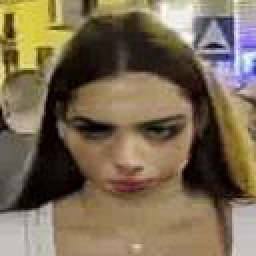
#> input picture ciagan/test_anonymized/000000.jpg, 128 x 128 px (shown 2 times larger)
$ python -i face_count_classifier_opencv.py   (imports and definitions only)
#> lines starting #> are read from the running program, lines starting #| are printed output that depends on the picture
#!/usr/bin/env python3
# -*- coding: utf-8 -*-
"""
人脸数量分类器 - 使用OpenCV Haar级联分类器进行人脸检测
        try:
            # 转换为灰度图
            gray = cv2.cvtColor(image, cv2.COLOR_BGR2GRAY)

            # 检测人脸
            if self.face_cascade is not None:
                faces = self.face_cascade.detectMultiScale(
                    gray,
                    scaleFactor=self.scale_factor,
                    minNeighbors=self.min_neighbors,
                    minSize=self.min_size
                )
            else:
                logger.error("人脸检测器未初始化")
                return 0图片分类到不同文件夹
"""

import os
import shutil
import cv2
from pathlib import Path
import argparse
from typing import List, Tuple, Optional
import logging
import numpy as np

# 配置日志
# [8 lines not run here, left out]
logger = logging.getLogger(__name__)


class FaceCountClassifierOpenCV:
    """使用OpenCV进行人脸检测和分类的类"""

    def __init__(self, cascade_path: Optional[str] = None, scale_factor: float = 1.1,
                 min_neighbors: int = 5, min_size: Tuple[int, int] = (30, 30)):
        """
        初始化分类器

        Args:
            cascade_path: Haar级联分类器文件路径
            scale_factor: 缩放因子
            min_neighbors: 最小邻居数
            min_size: 最小人脸尺寸
        """
        if cascade_path is None:
            cascade_path = '/home/zhiqics/sanjian/predata/haarcascade_frontalface_default.xml'

        self.cascade_path = cascade_path
        self.scale_factor = scale_factor
        self.min_neighbors = min_neighbors
        self.min_size = min_size
        self.face_cascade = None
        self.load_cascade()

        # 支持的图片格式
        self.supported_formats = {'.jpg', '.jpeg', '.png', '.bmp', '.tiff', '.webp'}

    def load_cascade(self):
        """加载Haar级联分类器"""
        try:
            logger.info(f"正在加载级联分类器: {self.cascade_path}")
            self.face_cascade = cv2.CascadeClassifier(self.cascade_path)

            if self.face_cascade.empty():
                logger.error("级联分类器加载失败")
                raise Exception("无法加载级联分类器")

            logger.info("级联分类器加载成功")
        except Exception as e:
            logger.error(f"级联分类器加载失败: {e}")
            raise

    def detect_faces(self, image_path: str) -> int:
        """
        检测图片中的人脸数量

        Args:
            image_path: 图片文件路径

        Returns:
            检测到的人脸数量
        """
        try:
            # 读取图片
            image = cv2.imread(image_path)
            if image is None:
                logger.error(f"无法读取图片: {image_path}")
                return 0

            # 转换为灰度图
            gray = cv2.cvtColor(image, cv2.COLOR_BGR2GRAY)

            # 检测人脸
            faces = self.face_cascade.detectMultiScale(
                gray,
                scaleFactor=self.scale_factor,
                minNeighbors=self.min_neighbors,
                minSize=self.min_size
            )

            face_count = len(faces)
            logger.info(f"图片 {os.path.basename(image_path)} 检测到 {face_count} 个人脸")

            return face_count

        except Exception as e:
            logger.error(f"检测图片 {image_path} 时出错: {e}")
            return 0

    # [50 lines left out: function detect_faces_with_visualization, not called in this run]

    def create_output_directories(self, base_output_dir: str, max_faces: int = 10):
        """
        创建输出目录结构

        Args:
            base_output_dir: 基础输出目录
            max_faces: 最大人脸数
        """
        base_path = Path(base_output_dir)
        base_path.mkdir(exist_ok=True)

        # 创建不同人脸数的文件夹
        for i in range(max_faces + 1):
            face_dir = base_path / f"{i}_faces"
            face_dir.mkdir(exist_ok=True)
            logger.info(f"创建目录: {face_dir}")

        # 创建多人脸文件夹（超过max_faces的情况）
        many_faces_dir = base_path / "many_faces"
        many_faces_dir.mkdir(exist_ok=True)
        logger.info(f"创建目录: {many_faces_dir}")

    # [88 lines left out: function classify_images, not called in this run]

    def classify_single_image(self, image_path: str, output_dir: str, max_faces: int = 10,
                             copy_mode: bool = False, visualize: bool = False):
        """
        分类单张图片

        Args:
            image_path: 图片路径
            output_dir: 输出目录
            max_faces: 最大人脸数分类
            copy_mode: True为复制模式，False为移动模式
            visualize: 是否保存可视化结果
        """
        image_file = Path(image_path)

        if not image_file.exists():
            logger.error(f"图片文件不存在: {image_path}")
            return

        # 创建输出目录
        self.create_output_directories(output_dir, max_faces)

        # 如果需要可视化，创建可视化目录
        viz_dir = None
        if visualize:
            viz_dir = Path(output_dir) / "visualizations"
            viz_dir.mkdir(exist_ok=True)

        # 检测人脸数量
        if visualize and viz_dir:
            viz_path = viz_dir / f"viz_{image_file.name}"
            face_count = self.detect_faces_with_visualization(str(image_file), str(viz_path))
        else:
            face_count = self.detect_faces(str(image_file))
#> in detect_faces, image is the input picture: shape (128, 128, 3); mean B, G, R 83.3, 106.5, 122.3
#> in detect_faces, `gray = cv2.cvtColor(image, cv2.COLOR_BGR2GRAY)`:
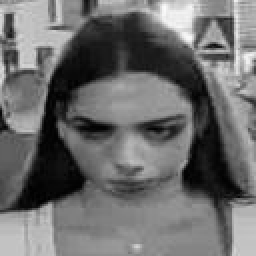
#> gray: shape (128, 128) (shown 2 times larger); min 0, max 251, mean 108.6
#> in detect_faces, `faces = self.face_cascade.detectMultiScale( gray, scaleFactor=self.sca..`: faces = [[24, 35, 80, 80]]
#> in detect_faces, `face_count = len(faces)`: face_count = 1
#> face_count = 1

        # 确定目标文件夹
        if face_count <= max_faces:
            target_dir = Path(output_dir) / f"{face_count}_faces"
        else:
            target_dir = Path(output_dir) / "many_faces"

        # 移动或复制文件
        try:
            target_file = target_dir / image_file.name

            # 如果目标文件已存在，添加序号
            counter = 1
            original_target = target_file
            while target_file.exists():
                stem = original_target.stem
                suffix = original_target.suffix
                target_file = target_dir / f"{stem}_{counter}{suffix}"
                counter += 1
#> this loop made 1 pass
#> (stem, suffix, counter) on pass 1: ('000000', '.jpg', 2)
#> after the loop, counter = 2

            if copy_mode:
                shutil.copy2(str(image_file), str(target_file))
                action = "复制"
            else:
                shutil.move(str(image_file), str(target_file))
                action = "移动"

            logger.info(f"图片 {image_file.name} (检测到 {face_count} 个人脸) {action}到 {target_dir.name}")

        except Exception as e:
            logger.error(f"处理文件 {image_file.name} 时出错: {e}")


# [61 lines left out: function main, not called in this run]


# [2 lines not run here, left out]

>>> result = FaceCountClassifierOpenCV().classify_single_image('../ciagan/test_anonymized/000000.jpg', 'out.png')

$ run again, on ciagan/test_anonymized/000002.jpg
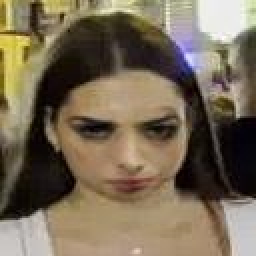
#> input picture ciagan/test_anonymized/000002.jpg, 128 x 128 px (shown 2 times larger)
#> in detect_faces, image is the input picture: shape (128, 128, 3); mean B, G, R 86.1, 106.8, 120.5
#> in detect_faces, `gray = cv2.cvtColor(image, cv2.COLOR_BGR2GRAY)`:
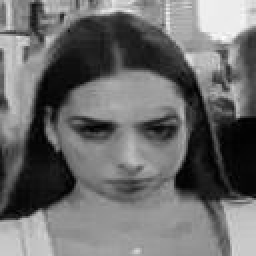
#> gray: shape (128, 128) (shown 2 times larger); min 1, max 252, mean 108.5
#> faces = [[24, 35, 79, 79]]
#> in detect_faces, `face_count = len(faces)`: face_count = 1
#> the loop in classify_single_image, `while target_file.exists():` made 1 pass
#> (stem, suffix, counter) on pass 1: ('000002', '.jpg', 2)
#> after the loop in classify_single_image, `while target_file.exists():`: counter = 2

$ run again, on ciagan/test_anonymized/000003.jpg
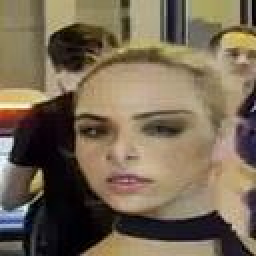
#> input picture ciagan/test_anonymized/000003.jpg, 128 x 128 px (shown 2 times larger)
#> in detect_faces, image is the input picture: shape (128, 128, 3); mean B, G, R 84, 104.4, 119
#> in detect_faces, `gray = cv2.cvtColor(image, cv2.COLOR_BGR2GRAY)`:
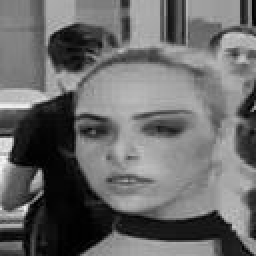
#> gray: shape (128, 128) (shown 2 times larger); min 0, max 246, mean 106.5
#> faces = [[27, 38, 70, 70]]
#> in detect_faces, `face_count = len(faces)`: face_count = 1
#> the loop in classify_single_image, `while target_file.exists():` made 1 pass
#> (stem, suffix, counter) on pass 1: ('000003', '.jpg', 2)
#> after the loop in classify_single_image, `while target_file.exists():`: counter = 2

$ run again, on ciagan/test_anonymized/000004.jpg
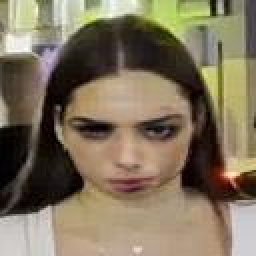
#> input picture ciagan/test_anonymized/000004.jpg, 128 x 128 px (shown 2 times larger)
#> in detect_faces, image is the input picture: shape (128, 128, 3); mean B, G, R 93.1, 115.1, 128.3
#> in detect_faces, `gray = cv2.cvtColor(image, cv2.COLOR_BGR2GRAY)`:
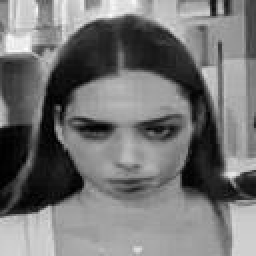
#> gray: shape (128, 128) (shown 2 times larger); min 0, max 254, mean 116.5
#> faces = [[24, 35, 81, 81]]
#> in detect_faces, `face_count = len(faces)`: face_count = 1
#> the loop in classify_single_image, `while target_file.exists():` made 1 pass
#> (stem, suffix, counter) on pass 1: ('000004', '.jpg', 2)
#> after the loop in classify_single_image, `while target_file.exists():`: counter = 2
